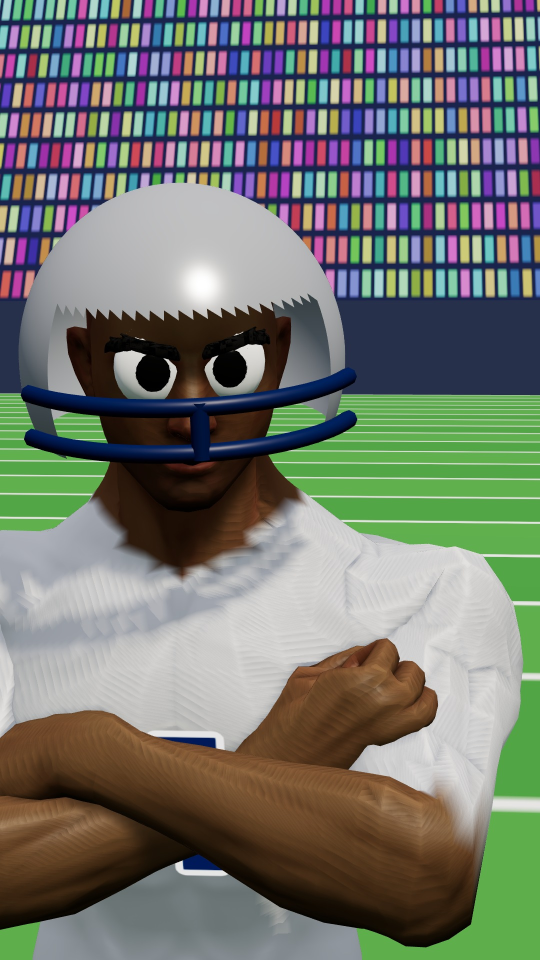
#> input picture du_an/P01_sport_usa_whatif/engine/smoke_test/nhanvat_v2_can_canh.jpg, 1080 x 1920 px (shown at 1/2 size)
$ python tt001_inserts.py ../../../P01_sport_usa_whatif/engine/smoke_test/nhanvat_v2_can_canh.jpg ../../../P01_sport_usa_whatif/engine/smoke_test/nhanvat_v2_trung_canh.jpg ../../../P01_sport_usa_whatif/engine/smoke_test/nhanvat_v2_trung_canh.jpg
#> lines starting #> are read from the running program, lines starting #| are printed output that depends on the picture; after the words box and inside, x2 and y2 are one past the last pixel; in counts of white or black regions, pixels touching at a corner belong together
### du_an/P02_tyler_meets/tools/kitfonts.py
"""kitfonts — chọn font chạy được cả Windows lẫn Linux (phiên cloud).

kf("C:/Windows/Fonts/arialbd.ttf") trả lại đúng đường dẫn đó nếu file có thật (Windows),
nếu không thì trả font thay thế trên Linux. Bảng thay thế:
  arial / arialbd      -> Liberation Sans (cùng số đo chữ với Arial)
  ariblk (Arial Black) -> Archivo Black (OFL)   — gần nhất, KHÔNG giống hệt
  impact               -> Anton (OFL)           — gần nhất, KHÔNG giống hệt
  seguisym             -> Noto Sans Symbols2
  seguiemj             -> Noto Color Emoji (chỉ nạp được ở cỡ 109)
  Roboto-BlackItalic   -> bản Roboto của gói fonts-roboto
"""
import os

_LIN = {
    "arial.ttf": "/usr/share/fonts/truetype/liberation/LiberationSans-Regular.ttf",
    "arialbd.ttf": "/usr/share/fonts/truetype/liberation/LiberationSans-Bold.ttf",
    "ariblk.ttf": "/usr/local/share/fonts/tylerkit/ArchivoBlack-Regular.ttf",
    "impact.ttf": "/usr/local/share/fonts/tylerkit/Anton-Regular.ttf",
    "seguisym.ttf": "/usr/share/fonts/truetype/noto/NotoSansSymbols2-Regular.ttf",
    "seguiemj.ttf": "/usr/share/fonts/truetype/noto/NotoColorEmoji.ttf",
    "roboto-blackitalic.ttf": "/usr/share/fonts/truetype/roboto/unhinted/RobotoTTF/Roboto-BlackItalic.ttf",
}


def kf(path):
    if path and os.path.exists(path):
        return path
    alt = _LIN.get(os.path.basename(path or "").lower())
    return alt if alt and os.path.exists(alt) else path

### du_an/P02_tyler_meets/tools/hb/tt001_inserts.py
"""Phone inserts for TT001 (original UI, no real app branding).
python tools/hb/tt001_inserts.py <zoom_still.png> <views_still.png> <out_dir>"""
import os as _os, sys as _sys; _sys.path.insert(0, _os.path.join(_os.path.dirname(_os.path.abspath(__file__)), "..")); from kitfonts import kf  # font Windows/Linux
import sys, os
from PIL import Image, ImageDraw, ImageFont, ImageFilter
Z, V, O = sys.argv[1], sys.argv[2], sys.argv[3]; os.makedirs(O, exist_ok=True)
W, H = 1080, 1920
B = lambda s: ImageFont.truetype(kf("C:/Windows/Fonts/arialbd.ttf"), s)
F = lambda s: ImageFont.truetype(kf("C:/Windows/Fonts/arial.ttf"), s)
PX, PY, PW, PH = 150, 170, 780, 1580
def phone_bg(src):
    bg = Image.open(src).convert("RGB").resize((W, H)).filter(ImageFilter.GaussianBlur(18))
    bg = Image.blend(bg, Image.new("RGB", (W, H), (20, 22, 28)), 0.55); d = ImageDraw.Draw(bg)
    d.rounded_rectangle((PX - 18, PY - 18, PX + PW + 18, PY + PH + 18), 70, fill=(18, 18, 20)); return bg
def paste_screen(bg, scr):
    mask = Image.new("L", (PW, PH), 0); ImageDraw.Draw(mask).rounded_rectangle((0, 0, PW, PH), 56, fill=255); bg.paste(scr, (PX, PY), mask)
def cover(src, w, h, zoom=1.0, cy=0.5):
#> called with w = 780, h = 1580, zoom = 1.45, cy = 0.5
    im = Image.open(src).convert("RGB"); iw, ih = im.size; s = max(w / iw, h / ih) * zoom
#> in cover, im is the input picture: PIL image 1080x1920 RGB; mean R, G, B 113.4, 117.3, 108.7
#> after `iw, ih = im.size`: iw = 1080; ih = 1920
#> after `s = max(w / iw, h / ih) * zoom`: s = 1.19
    im = im.resize((int(iw * s), int(ih * s))); x = (im.width - w) // 2; y = int((im.height - h) * cy); return im.crop((x, y, x + w, y + h))
#> after `x = (im.width - w) // 2`: x = 254
#> after `y = int((im.height - h) * cy)`: y = 355
#> after `return im.crop((x, y, x + w, y + h))`:
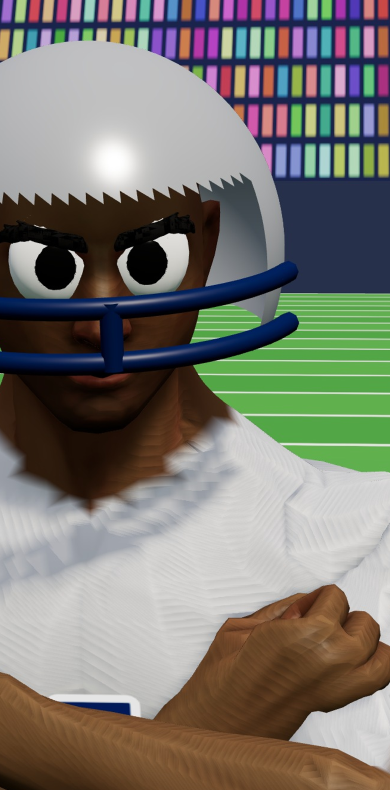
#> returned value: PIL image 780x1580 RGB (shown at 1/2 size); mean R, G, B 122.5, 120.8, 112.8

# 1) Kayla's camera, zoomed 8x on his eyes
bg = phone_bg(Z); scr = cover(Z, PW, PH, 1.45, 0.5); s = ImageDraw.Draw(scr)
s.text((40, 22), "9:41", font=B(34), fill="white"); s.text((PW - 150, 22), "5G  64%", font=B(30), fill="white")
s.rounded_rectangle((PW // 2 - 110, 90, PW // 2 + 110, 140), 24, fill=(0, 0, 0)); s.ellipse((PW // 2 - 92, 105, PW // 2 - 72, 125), fill=(230, 30, 60))
s.text((PW // 2 - 62, 96), "00:51:07", font=B(32), fill="white")
fx0, fy0, fx1, fy1 = PW * 0.12, PH * 0.38, PW * 0.88, PH * 0.56                         # focus box on the squint
for (x0, y0, dx, dy) in ((fx0, fy0, 1, 1), (fx1, fy0, -1, 1), (fx0, fy1, 1, -1), (fx1, fy1, -1, -1)):
    s.line((x0, y0, x0 + dx * 60, y0), fill=(255, 210, 63), width=6); s.line((x0, y0, x0, y0 + dy * 60), fill=(255, 210, 63), width=6)
s.rounded_rectangle((PW // 2 - 70, PH - 330, PW // 2 + 70, PH - 270), 30, fill=(0, 0, 0, 160)); s.text((PW // 2 - 40, PH - 322), "8.0x", font=B(38), fill=(255, 210, 63))
s.ellipse((PW // 2 - 70, PH - 220, PW // 2 + 70, PH - 80), outline="white", width=8); s.rounded_rectangle((PW // 2 - 32, PH - 182, PW // 2 + 32, PH - 118), 12, fill=(230, 30, 60))
paste_screen(bg, scr); bg.save(os.path.join(O, "phone_zoom.png"))
#> in paste_screen, `mask = Image.new('L', (PW, PH), 0)`: mask: PIL image 780x1580 L; every value is 0
#> in paste_screen, `ImageDraw.Draw(mask).rounded_rectangle((0, 0, PW, PH), 56, fill=255)`:
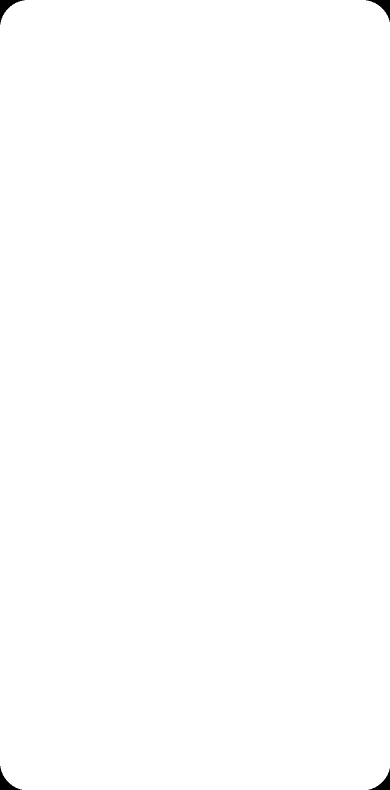
#> mask: PIL image 780x1580 L (shown at 1/2 size); 99.8% white; 4 black regions, box (x1, y1, x2, y2) and area: (0, 0, 49, 49) 691, (732, 0, 780, 44) 642, (0, 1532, 44, 1580) 642, (737, 1537, 780, 1580) 594

# 2) Kayla's clip blew up: 2.0M views
bg = phone_bg(V); scr = cover(V, PW, PH, 1.0, 0.4); s = ImageDraw.Draw(scr)
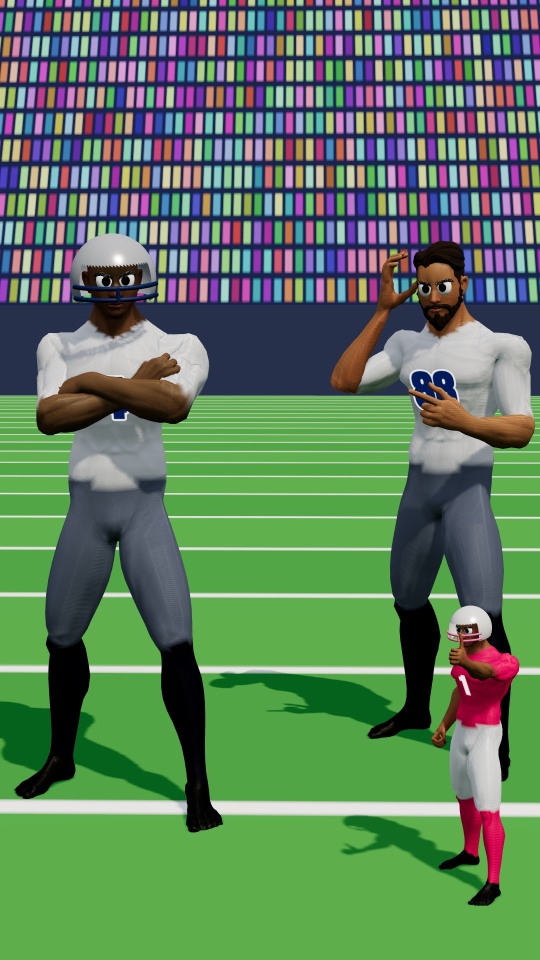
#> input picture du_an/P01_sport_usa_whatif/engine/smoke_test/nhanvat_v2_trung_canh.jpg, 1080 x 1920 px (shown at 1/2 size)
#> after `bg = phone_bg(V)`:
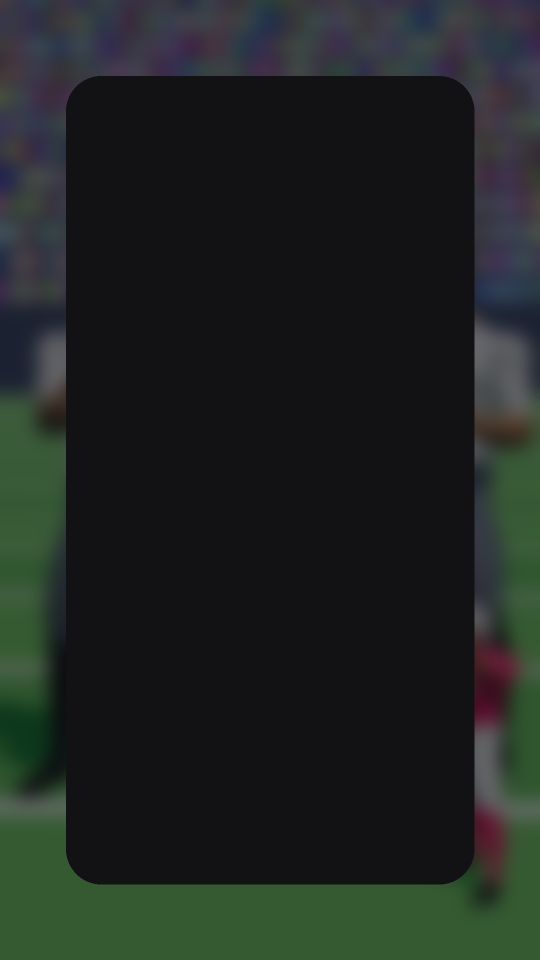
#> bg: PIL image 1080x1920 RGB (shown at 1/2 size); mean R, G, B 31.4, 36.8, 34.1
#> in cover, im is the input picture: PIL image 1080x1920 RGB; mean R, G, B 93.7, 124.8, 93.7
shade = Image.new("RGBA", (PW, PH), (0, 0, 0, 0)); sd = ImageDraw.Draw(shade); sd.rectangle((0, PH - 520, PW, PH), fill=(0, 0, 0, 150)); scr.paste(shade, (0, 0), shade)
#> after `shade = Image.new('RGBA', (PW, PH), (0, 0, 0, 0))`: shade: PIL image 780x1580 RGBA; every value is 0
#> after `scr.paste(shade, (0, 0), shade)`:
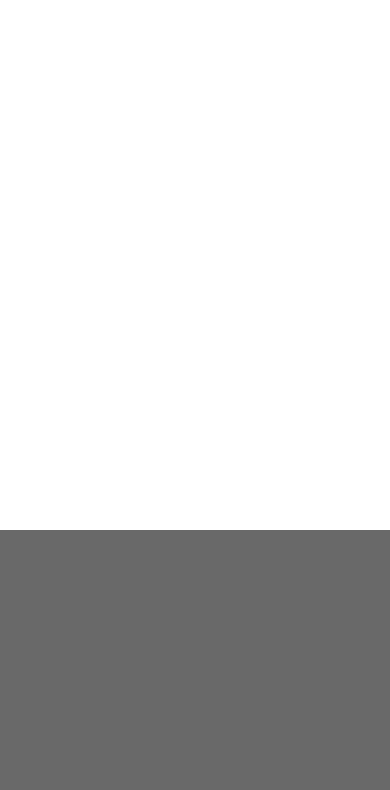
#> shade: PIL image 780x1580 RGBA (shown at 1/2 size); mean R, G, B, A 0, 0, 0, 49.4; transparent parts drawn white
#> after `scr.paste(shade, (0, 0), shade)`:
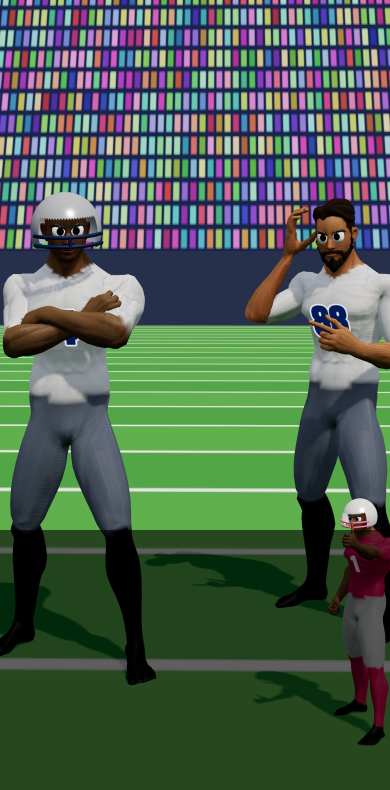
#> scr: PIL image 780x1580 RGB (shown at 1/2 size); mean R, G, B 76.6, 95.1, 79.4
s.text((40, 22), "6:12", font=B(34), fill="white"); s.text((PW - 150, 22), "5G  31%", font=B(30), fill="white")
for k, (lab, y) in enumerate((("412K", 640), ("18.9K", 820), ("96K", 1000))):          # side rail: like / comment / share (plain shapes)
    cx = PW - 80
    if k == 0: s.polygon([(cx, y + 40), (cx - 42, y), (cx - 30, y - 22), (cx, y - 6), (cx + 30, y - 22), (cx + 42, y)], fill=(255, 60, 90))
    elif k == 1: s.rounded_rectangle((cx - 40, y - 26, cx + 40, y + 26), 18, fill="white"); s.polygon([(cx - 20, y + 20), (cx - 30, y + 44), (cx, y + 24)], fill="white")
    else: s.polygon([(cx - 36, y + 26), (cx + 40, y), (cx - 36, y - 26), (cx - 20, y)], fill="white")
    w = s.textlength(lab, font=B(30)); s.text((cx - w / 2, y + 52), lab, font=B(30), fill="white")
#> this loop made 3 passes
#> w on passes 1 to 3: 71.73, 80.06, 55.05
s.text((40, PH - 470), "@kayla.receipts", font=B(38), fill="white")
s.text((40, PH - 410), "he's not aura farming. he just can't see", font=F(32), fill="white")
s.rounded_rectangle((36, PH - 330, 470, PH - 240), 26, fill=(255, 210, 63)); s.polygon([(70, PH - 310), (70, PH - 260), (110, PH - 285)], fill=(20, 20, 24))
s.text((130, PH - 322), "2.0M views", font=B(54), fill=(20, 20, 24))
s.text((40, PH - 200), "posted 2h ago", font=F(30), fill=(200, 200, 210))
paste_screen(bg, scr); bg.save(os.path.join(O, "phone_views.png")); print("inserts ->", O)
#> in paste_screen (call 2), `bg.paste(scr, (PX, PY), mask)`:
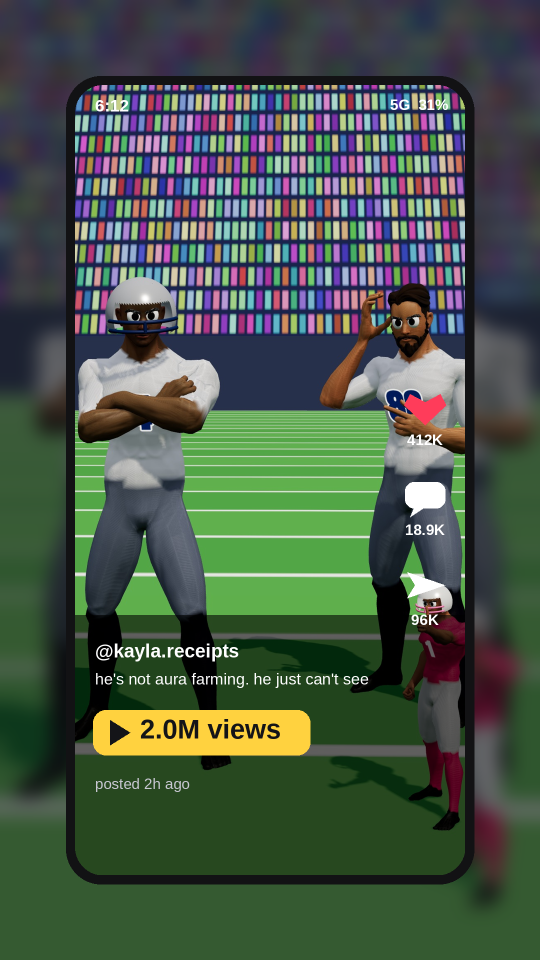
#> bg: PIL image 1080x1920 RGB (shown at 1/2 size); mean R, G, B 71.4, 86.2, 71.3
#| inserts -> ../../../P01_sport_usa_whatif/engine/smoke_test/nhanvat_v2_trung_canh.jpg
